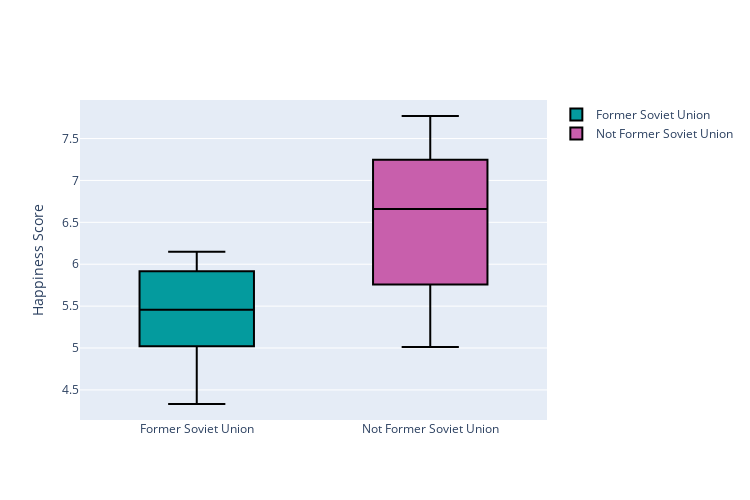

Notebook source saved alongside this figure:
### Markdown cell above
### Historical Context: Former Soviet Union vs. Not Former Soviet Union

Another layer of analysis compares happiness levels between countries that were part of the former Soviet Union and those that were not. A box plot provides a visual comparison:

- *Former Soviet Union countries* tend to have lower overall happiness scores.
- *Non-Former Soviet Union countries* exhibit higher and more varied happiness scores.

This comparison highlights the significant impact of historical and political contexts on current happiness levels. The generally lower happiness levels in former Soviet Union countries suggest that the legacy of restricted freedoms continues to influence societal well-being.
The analysis clearly indicates that legal freedom, particularly through Economic Freedom - Legal System and Property Rights, is a critical factor for societal well-being and happiness. The strong correlations with various indicators and the positive relationship with overall happiness underscore the importance of a robust legal system and property rights in enhancing societal well-being.
Additionally, the comparison between former Soviet Union countries and those not part of it reveals that historical and political contexts play a significant role in determining current happiness levels. This analysis suggests that policies aimed at improving legal systems and property rights could have a substantial positive impact on overall societal well-being, especially in regions with a legacy of restricted freedoms.
In summary, fostering legal freedom and strengthening property rights are essential for promoting happiness and health within societies, and historical contexts must be considered in policy-making to address the nuanced needs of different regions.

### Code cell
import plotly.graph_objects as go

ex_soviet_states = ["Belarus", "Estonia", "Latvia", "Lithuania", "Moldova", "Russia", "Ukraine", "Bosnia and Herzegovina", "Albania"]

data['Ex-Soviet State'] = data['Country'].isin(ex_soviet_states)
data['Ex-Soviet State'] = data['Ex-Soviet State'].apply(lambda x: 'True' if x else 'False')

ex = data[data['Ex-Soviet State'] == "True"]
non_ex = data[data['Ex-Soviet State'] == "False"]

fig = go.Figure()

fig.add_trace(go.Box(
    y=ex["Happiness Score"],
    name="Former Soviet Union",
    fillcolor="#049b9e", 
    line_color="black",
))

fig.add_trace(go.Box(
    y=non_ex["Happiness Score"],
    name="Not Former Soviet Union",
    fillcolor="#c85fac",  
    line_color="black",  
))

fig.update_layout(
    yaxis_title="Happiness Score",
    width=750,
    height=500,
)

fig.show()

### Figure 1 — Plotly figure (JSON) as saved in the notebook; plotly's stock layout.template omitted (floating-point values rounded to 4 significant figures)
{"data": [{"fillcolor": "#049b9e", "line": {"color": "black"}, "name": "Former Soviet Union", "type": "box", "y": [6.149, 5.893, 5.94, 4.719, 5.529, 5.386, 5.323, 4.332]}, {"fillcolor": "#c85fac", "line": {"color": "black"}, "name": "Not Former Soviet Union", "type": "box", "y": [7.48, 7.6, 7.021, 7.054, 6.726, 6.852, 7.488, 7.769, 7.494, 6.046, 7.09, 6.985, 6.354, 6.07, 7.246, 5.011, 5.693, 7.554, 7.343, 5.523, 6.923, 6.223, 6.592, 5.758, 6.118, 5.432, 6.182, 5.603, 5.287, 5.274]}], "layout": {"height": 500, "width": 750, "yaxis": {"title": {"text": "Happiness Score"}}}}
